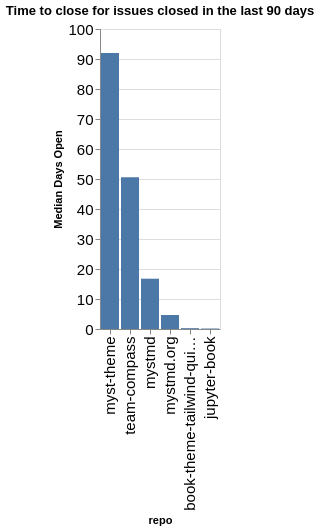

The notebook cell saved with this chart:
### Code cell
time_open = closed.groupby(['org', 'repo']).agg({'time_open': 'median'}).reset_index()
time_open['time_open'] = time_open['time_open'] / (60 * 60 * 24)
time_open['org/repo'] = time_open.apply(lambda a: a['org'] + '/' + a['repo'], axis=1)
sorted_vals = time_open.sort_values(['org', 'time_open'], ascending=False)['repo'].values
alt.Chart(data=time_open, title=f"Time to close for issues closed in the last {n_days} days").mark_bar().encode(
    x=alt.X('repo', sort=alt.Sort(sorted_vals.tolist())),
    y=alt.Y('time_open', title="Median Days Open"),
)

### Figure 1 — Vega-Lite specification as saved in the notebook (floating-point values rounded to 4 significant figures)
{"config": {"axisLeft": {"labelFontSize": 15}, "axisBottom": {"labelFontSize": 15}}, "data": {"name": "data-8a0de254aefe62ae63a2c9b3192cde1a"}, "mark": {"type": "bar"}, "encoding": {"x": {"field": "repo", "sort": ["myst-theme", "team-compass", "mystmd", "mystmd.org", "book-theme-tailwind-quickstart", "jupyter-book"], "type": "nominal"}, "y": {"field": "time_open", "title": "Median Days Open", "type": "quantitative"}}, "title": "Time to close for issues closed in the last 90 days", "$schema": "https://vega.github.io/schema/vega-lite/v5.20.1.json", "datasets": {"data-8a0de254aefe62ae63a2c9b3192cde1a": [{"org": "jupyter-book", "repo": "book-theme-tailwind-quickstart", "time_open": 0.2781, "org/repo": "jupyter-book/book-theme-tailwind-quickstart"}, {"org": "jupyter-book", "repo": "jupyter-book", "time_open": 0.1602, "org/repo": "jupyter-book/jupyter-book"}, {"org": "jupyter-book", "repo": "myst-theme", "time_open": 92.02, "org/repo": "jupyter-book/myst-theme"}, {"org": "jupyter-book", "repo": "mystmd", "time_open": 16.77, "org/repo": "jupyter-book/mystmd"}, {"org": "jupyter-book", "repo": "mystmd.org", "time_open": 4.676, "org/repo": "jupyter-book/mystmd.org"}, {"org": "jupyter-book", "repo": "team-compass", "time_open": 50.55, "org/repo": "jupyter-book/team-compass"}]}}
